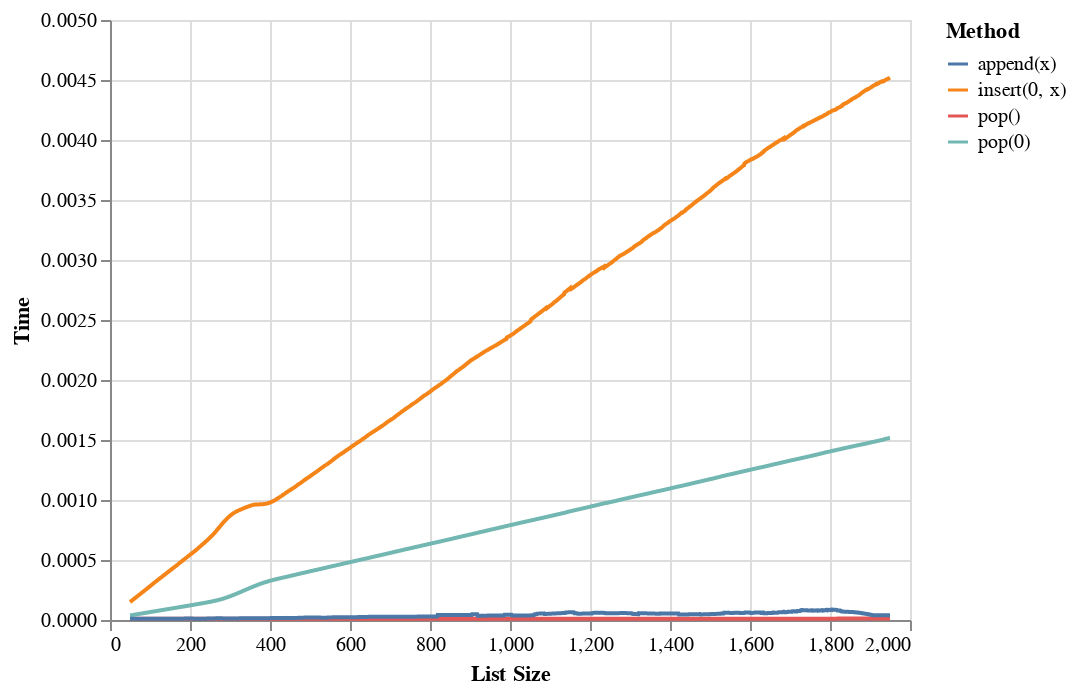

Write notebook code for a chart like this one.
### Code cell
from timeit import timeit
import altair as alt
import pandas as pd

# what are the practical implications of these observations?

alt.data_transformers.disable_max_rows()

n = 100000
batch_size = 100

def make_lists(n):
    return [list(range(i)) for i in range(batch_size, n + batch_size, 50)]

funcs = {
    "pop()": lambda l: l.pop(),
    "pop(0)": lambda l: l.pop(0),
    "insert(0, x)": lambda l: l.insert(0, None),
    "append(x)": lambda l: l.append(None)
}

df = pd.DataFrame({
    k: list(map(lambda l: timeit(lambda: v(l), number=batch_size), make_lists(n)))
    for k,v in funcs.items()
})

df = df.rolling(batch_size, center=True).mean().dropna()
df = df.reset_index().melt(id_vars="index", value_vars=funcs.keys())
df = df.rename(columns={"index": "List Size", "value": "Time", "variable": "Method"})

alt.Chart(df).mark_line().encode(
    x="List Size",
    y="Time",
    color="Method"
)

### Figure 1 — Vega-Lite specification as saved in the notebook (floating-point values rounded to 4 significant figures; data arrays with more than 128 entries replaced by an {"elided": "..."} marker saying what was removed)
{"config": {"view": {"continuousWidth": 400, "continuousHeight": 300}}, "data": {"name": "data-5c50f68f4ee84f77e2c18cb0ba81d11a"}, "mark": "line", "encoding": {"color": {"field": "Method", "type": "nominal"}, "x": {"field": "List Size", "type": "quantitative"}, "y": {"field": "Time", "type": "quantitative"}}, "$schema": "https://vega.github.io/schema/vega-lite/v4.17.0.json", "datasets": {"data-5c50f68f4ee84f77e2c18cb0ba81d11a": {"elided": "7604 records"}}}
